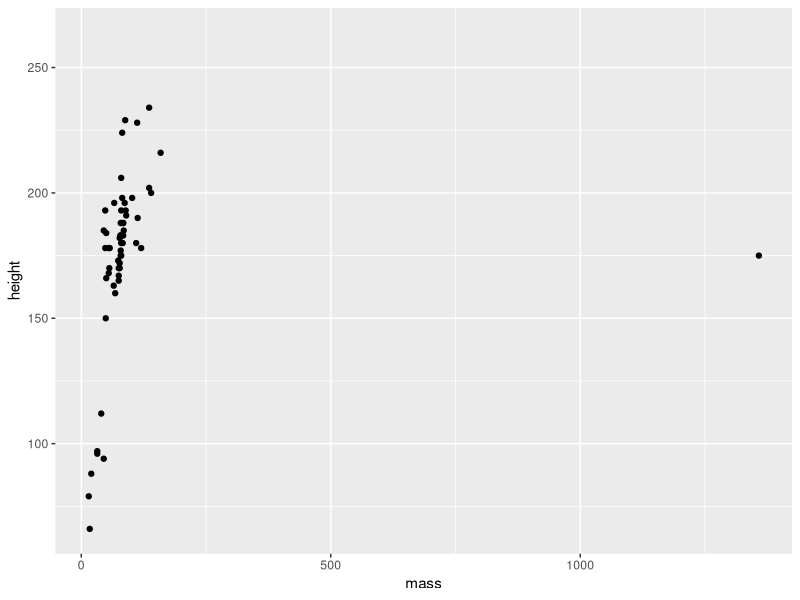

Write R code to recreate this figure.
# load libraries ----
library(tidyverse)

# get data available from the ggplot2 package ----
data <- starwars

# take a peak at the variables in this dataset ----
glimpse(starwars)

# create a scatterplot of mass height ----
data %>% 
  ggplot(aes(y = height, x = mass)) +
  geom_point()